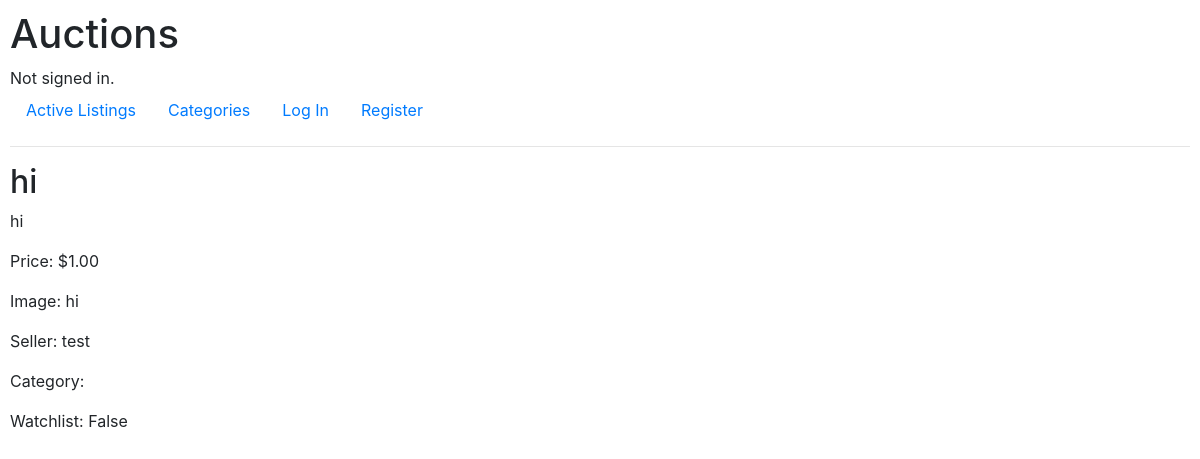
Page /listings/8 on the committed database.
### auctions/models.py (models this page shows, shortened)
class Listing(models.Model):
    title = models.CharField(max_length=64)
    description = models.CharField(max_length=64)
    starting_bid = models.DecimalField(max_digits=9, decimal_places=2, default=0)
    seller = models.ManyToManyField(User, blank=True, related_name="listing")
    seller_username = models.CharField(max_length=64, default="")
    img_url = models.CharField(max_length=64, blank=True)
    category = models.CharField(max_length=64, choices=CATEGORIES, default="art")
    in_watchlist = models.BooleanField(default=False)
    current_price = models.DecimalField(max_digits=9, decimal_places=2, default=0)
    is_active = models.BooleanField()
    current_winner = models.ManyToManyField(User, blank=True, related_name="won_bid")
    current_winner_username = models.CharField(max_length=64, blank=True, default="")

### auctions/views.py (the view)
# urls.py: path("listings/<str:id>", views.listing, name="listings"),
def listing(request, id):
    listing = Listing.objects.get(id=id)
    if request.user.is_authenticated:
        watchlist_text = "Add to Watchlist"
        watchlist_form = WatchlistAction(initial={'set_watchlist':True})
        if listing.in_watchlist:
            watchlist_text = "Remove from Watchlist"
            watchlist_form = WatchlistAction(initial={'set_watchlist':False})
        current_winner = False
        if not listing.is_active and listing.current_winner_username == request.user.username:
            current_winner = listing.current_winner_username
        close_listing_form = False
        if listing.seller_username == request.user.username:
            close_listing_form = CloseListing()
        return render(request, "auctions/listing.html", {
            "listing": listing,
            "is_authenticated": request.user.is_authenticated,
            "watchlist_form": watchlist_form,
            "watchlist_text": watchlist_text,
            "close_listing_form": close_listing_form,
            "current_winner": current_winner,
            "bidding_form": BiddingForm()
        })
    else:
        return render(request, "auctions/listing.html", {
            "listing": listing,
            "is_authenticated": request.user.is_authenticated,
            "watchlist_form": False,
            "watchlist_text": ""
        })

### auctions/templates/auctions/listing.html (shortened to what this page needs)
{% extends "auctions/layout.html" %}
{% block body %}
    <h2>{{ listing.title }}</h2>
    <p>{{ listing.description }}</p>
    <p>Price: ${{ listing.starting_bid }}</p>
    <p>Image: {{ listing.img_url }}</p>
    <p>Seller: {{ listing.seller_username }}</p>
    <p>Category: {{ listing.category_id }}</p>
    <p>Watchlist: {{ listing.in_watchlist }}</p>
    <br>
    <br>
    <br>
{% endblock %}

### auctions/static/auctions/styles.css (style rules this page uses)
body { padding: 10px; }

### rows in the picture
Listing: title "hi", description "hi", starting_bid "1.00", img_url "hi", seller_username "test", in_watchlist "False"
